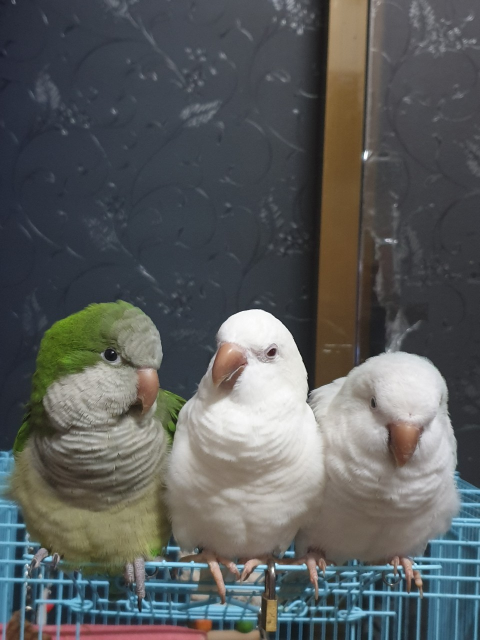
#> input picture Python/Practice/opencv_practice/pet/pet_ori.jpg, 960 x 1280 px, found by its file name (shown at 1/2 size)
$ python opencv_use02.py
#> lines starting #> are read from the running program, lines starting #| are printed output that depends on the picture; after the words box and inside, x2 and y2 are one past the last pixel; in counts of white or black regions, pixels touching at a corner belong together
import cv2

# image source: myself
# the picture is for learning only
# all photos will be removed if copyright infringement
# mail: kotori228520@gmail.com


# Q. Whether the background difference can only distinguish unconnected objects?
def output_img(img, text):
    cv2.namedWindow(text, cv2.WINDOW_NORMAL)
    cv2.imshow(text, img)
    cv2.imwrite('%s.png' % text, img)
    # cv2.waitKey(0)
    # cv2.destroyWindow(text)


# read image
path = "E:/MyProgramming/Python/Practice/opencv_practice/pet/pet_ori.jpg"
pet = cv2.imread(path)
#> pet is the input picture: shape (1280, 960, 3); mean B, G, R 92.9, 93.2, 90.5
# print(pet.shape)  # (1280, 960, 3)

# convert to gray
pet_gray = cv2.cvtColor(pet, cv2.COLOR_BGR2GRAY)
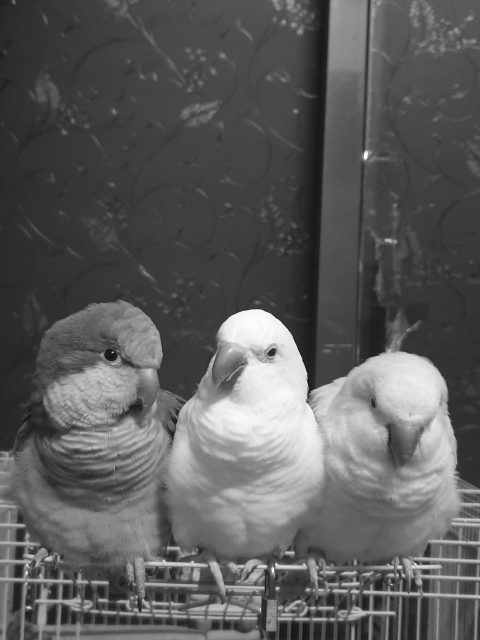
#> pet_gray: shape (1280, 960) (shown at 1/2 size); min 7, max 255, mean 92.4
# output_img(pet_gray, text="./pet/pet_gray")

# gaussian filter
pet_gaussian = cv2.GaussianBlur(pet_gray, (3, 3), 0)
# output_img(pet_gaussian, text="./pet/pet_gaussian")

# sobel
pet_sobel = cv2.Sobel(pet_gaussian, ddepth=-1, dx=2, dy=0, ksize=5)
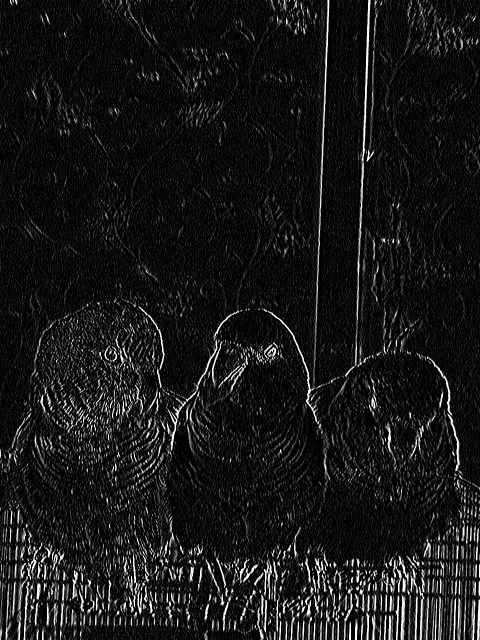
#> pet_sobel: shape (1280, 960) (shown at 1/2 size); min 0, max 255, mean 22.7
# output_img(pet_sobel, text='./pet/pet_sobel_ddx_ksize_5')

# canny
pet_canny = cv2.Canny(pet_gaussian, 70, 210, apertureSize=3, L2gradient=True)
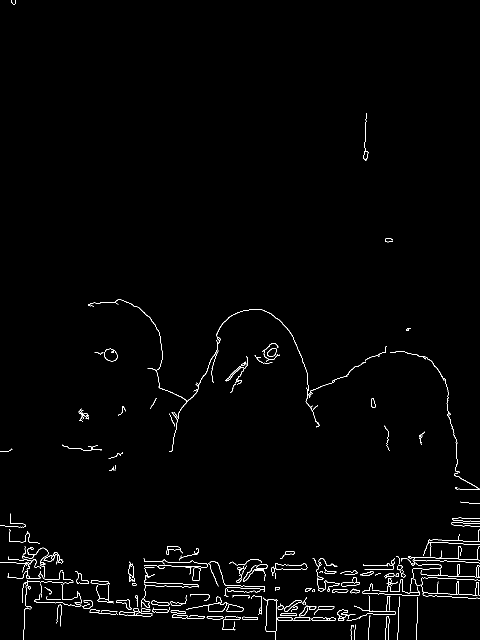
#> pet_canny: shape (1280, 960) (shown at 1/2 size); 1.2% white in thin lines or dots
output_img(pet_canny, text='./pet/pet_canny_70_210_aperture_3_L2')


# use background difference
morph_kernel = cv2.getStructuringElement(cv2.MORPH_CROSS, (5, 5))
# dilate
pet_dilate = cv2.dilate(pet_gaussian, morph_kernel)
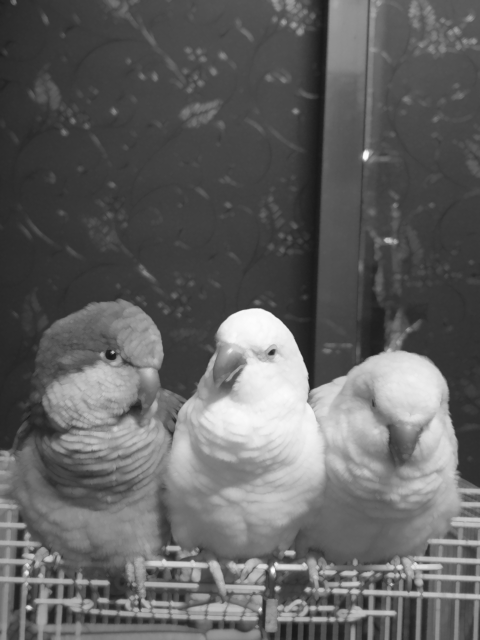
#> pet_dilate: shape (1280, 960) (shown at 1/2 size); min 22, max 253, mean 97.8
# output_img(pet_dilate, text='./pet/pet_dilate')
# erode
pet_erode = cv2.erode(pet_gaussian, morph_kernel)
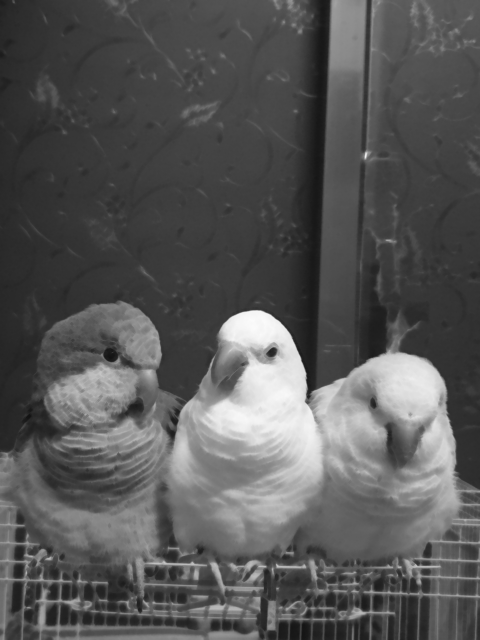
#> pet_erode: shape (1280, 960) (shown at 1/2 size); min 18, max 251, mean 87.2
# output_img(pet_erode, text='./pet/pet_erode')
# absdiff
pet_absdiff = cv2.absdiff(pet_dilate, pet_erode)
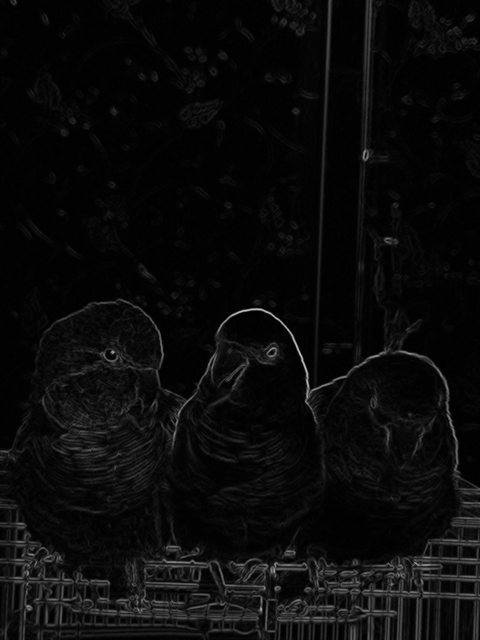
#> pet_absdiff: shape (1280, 960) (shown at 1/2 size); min 0, max 202, mean 10.6
# output_img(pet_absdiff, text='./pet/pet_absdiff')
# print(pet_absdiff.shape)  # (1280, 960)

# threshold
_, pet_thres = cv2.threshold(pet_absdiff, 75, 255, cv2.THRESH_BINARY)
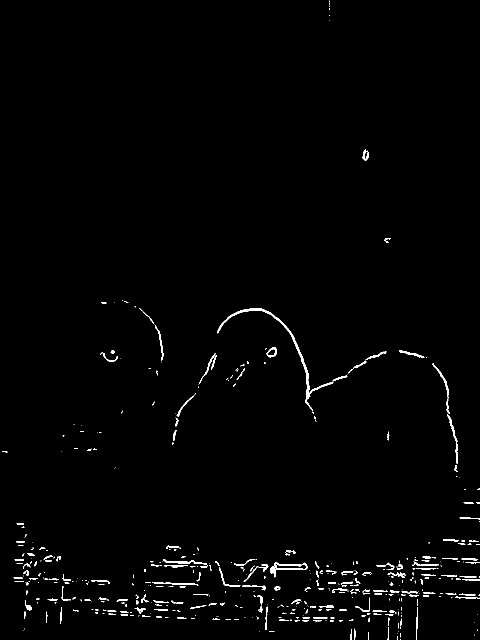
#> pet_thres: shape (1280, 960) (shown at 1/2 size); 1.3% white; 477 white regions (296 under 20 px), largest, box (x1, y1, x2, y2) and area: (434, 616, 667, 822) 1583, (541, 1124, 615, 1155) 596, (894, 829, 916, 928) 333
# output_img(pet_thres, text='./pet/pet_thres_75_255_binary')

cv2.waitKey(0)
cv2.destroyAllWindows()
